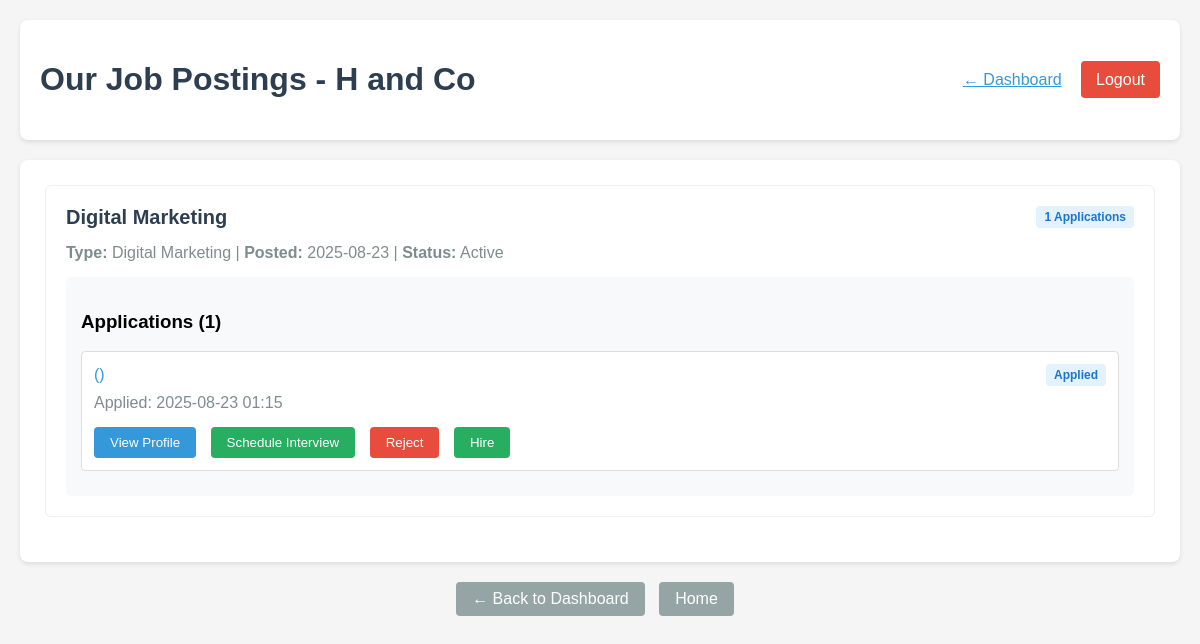
The app's page /company/jobs (signed in), older data.
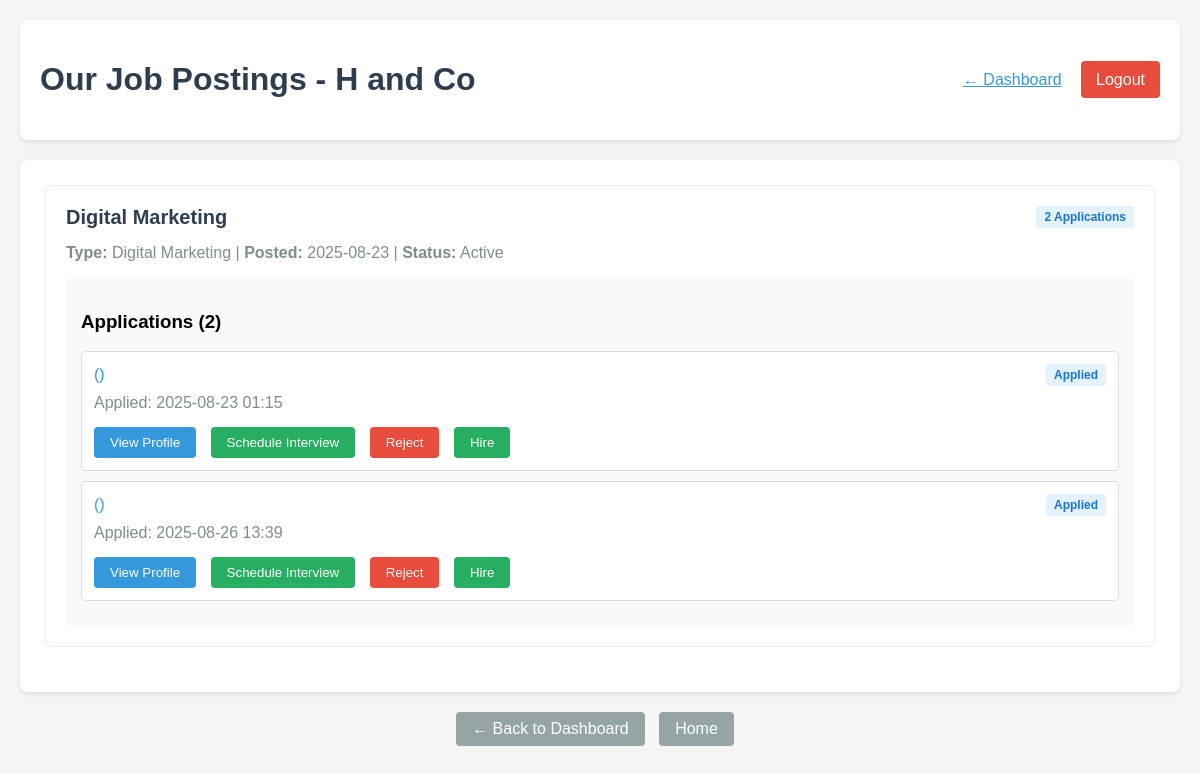
The same page, newer data.
### app.py (models this page shows, shortened)
class Job(db.Model):
    id = db.Column(db.Integer, primary_key=True)
    title = db.Column(db.String(100), nullable=False)
    description = db.Column(db.Text, nullable=False)
    requirements = db.Column(db.Text)
    role_type = db.Column(db.String(50), nullable=False)  # e.g., 'Developer', 'UI/UX', 'Marketing'
    company_id = db.Column(db.Integer, db.ForeignKey('company.id'), nullable=False)
    date_posted = db.Column(db.DateTime, nullable=False, default=datetime.utcnow)
    applications = db.relationship('Application', backref='position', lazy=True)

class Application(db.Model):
    id = db.Column(db.Integer, primary_key=True)
    candidate_id = db.Column(db.Integer, db.ForeignKey('candidate.id'), nullable=False)
    job_id = db.Column(db.Integer, db.ForeignKey('job.id'), nullable=False)
    status = db.Column(db.String(50), default='Applied')  # e.g., Applied, Aptitude Test, Coding Test, Project, Rejected, Hired
    aptitude_score = db.Column(db.Float)
    coding_score = db.Column(db.Float)
    project_score = db.Column(db.Float)
    date_applied = db.Column(db.DateTime, nullable=False, default=datetime.utcnow)

### app.py (the view)
@app.route('/company/jobs')
@login_required
def company_jobs():
    if not isinstance(current_user, Company):
        flash('Access denied. Please login as a company.', 'error')
        return redirect(url_for('login'))
    jobs = Job.query.filter_by(company_id=current_user.id).order_by(Job.date_posted.desc()).all()
    return render_template('company_jobs.html', user=current_user, jobs=jobs)

### app.py (called while the page is built)
@login_manager.user_loader
def load_user(user_id):
    print(f"Trying to load user with ID: {user_id}")
    if not user_id or '_' not in user_id:
        print("Invalid user ID format")
        return None
    try:
        user_type, id_num = user_id.split('_', 1)
        id_num = int(id_num)
        if user_type == 'candidate':
            user = Candidate.query.get(id_num)
            if user:
                print(f"Loaded candidate: {user.username}")
            return user
        elif user_type == 'company':
            user = Company.query.get(id_num)
            if user:
                print(f"Loaded company: {user.company_name}")
            return user
        else:
            print(f"Unknown user type: {user_type}")
            return None
    except ValueError:
        print(f"Invalid user ID format: {user_id}")
        return None

### templates/company_jobs.html (shortened to what this page needs)
<!DOCTYPE html>
<html lang="en">
<head>
</head>
<body>
    <div class="header">
        <h1 class="welcome">Our Job Postings - {{ user.company_name }}</h1>
        <div>
            <a href="{{ url_for('company_dashboard') }}" style="margin-right: 15px; color: #3498db;">← Dashboard</a>
            <a href="{{ url_for('logout') }}" class="logout-btn">Logout</a>
        </div>
    </div>
    <div class="job-list">
        {% if jobs %}
            {% for job in jobs %}
                <div class="job-item">
                    <div class="job-header">
                        <div class="job-title">{{ job.title }}</div>
                        <div>
                            <span class="application-status status-applied">
                                {{ job.applications|length }} Applications
                            </span>
                        </div>
                    </div>
                    <div class="job-meta">
                        <strong>Type:</strong> {{ job.role_type }} |
                        <strong>Posted:</strong> {{ job.date_posted.strftime('%Y-%m-%d') }} |
                        <strong>Status:</strong> Active
                    </div>
                    <div class="applications-section">
                        <h3>Applications ({{ job.applications|length }})</h3>
                        {% if job.applications %}
                            <div class="applications-list show" id="applications-{{ job.id }}">
                                {% for application in job.applications %}
                                    <div class="application-item">
                                        <div class="candidate-info">
                                            <div>
                                                <span class="candidate-email">({{ application.candidate_email }})</span>
                                            </div>
                                            <span class="application-status status-{{ application.status|lower|replace(' ', '-') }}">
                                                {{ application.status }}
                                            </span>
                                        </div>
                                        <div class="job-meta">
                                            Applied: {{ application.date_applied.strftime('%Y-%m-%d %H:%M') }}
                                        </div>
                                        <div style="margin-top: 10px;">
                                            <button class="btn btn-primary">View Profile</button>
                                            <button class="btn btn-success">Schedule Interview</button>
                                            <button class="btn btn-danger">Reject</button>
                                            <button class="btn btn-success">Hire</button>
                                        </div>
                                    </div>
                                {% endfor %}
                            </div>
                        {% else %}
                            <p>No applications yet.</p>
                        {% endif %}
                    </div>
                </div>
            {% endfor %}
        {% else %}
            <div class="empty-state">
                <h3>No jobs posted yet</h3>
                <p>You haven't posted any job openings yet.</p>
                <a href="{{ url_for('post_job') }}" class="btn btn-primary">Post Your First Job</a>
            </div>
        {% endif %}
    </div>
    <div style="text-align: center; margin-top: 20px;">
        <a href="{{ url_for('company_dashboard') }}" class="btn btn-secondary">← Back to Dashboard</a>
        <a href="{{ url_for('home') }}" class="btn btn-secondary">Home</a>
    </div>
</body>
</html>

Row changes from the older to the newer data that the page shows:
computed for Job "Digital Marketing": applications|length "1" → "2"
added Application: status "Applied", date_applied "2025-08-26 13:39"
